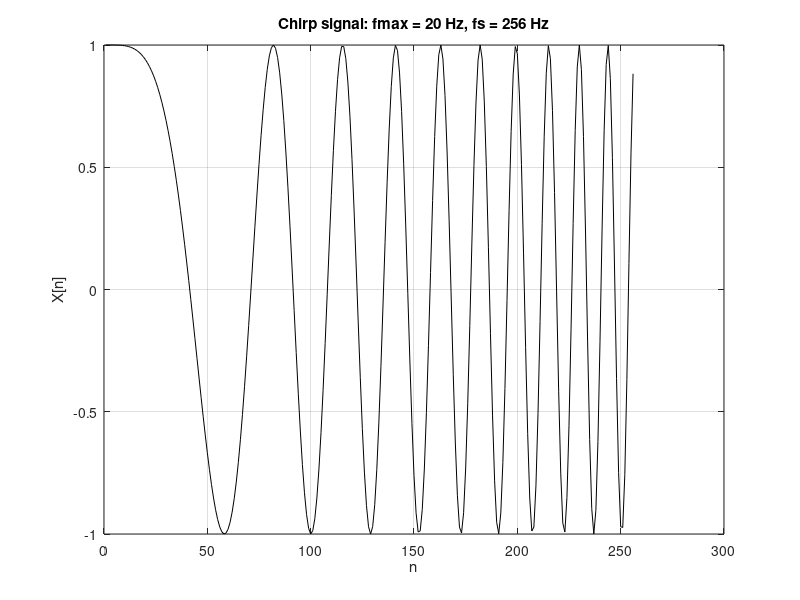

Write MATLAB code to recreate this figure.
% CHIRP Signal
% -----------------------------------------------
clear all; close all;
% generovani universalniho vektoru
  N    = 256;  % pocet prvku
  fs   = 256;  % vzorkovaci kmitocet v Hz
  fmax = 20;  % maximalni kmitocet v Hz
  Amax = 1;   % amplituda signalu
  A2   = 0.5; % amplituda signalu
% casovy vektor s N prvky  
  t    = linspace(0, (N-1)*(1/fs), N);
% generovani signalu s linearne rostoucim kmitoctem
  kosinus = chirp(t,0,1,20);
%vykresleni
figure(1)  
  stem(1:N,kosinus(1:N), 'k'); % diskretni forma
  plot(1:N,kosinus(1:N), 'k'); % spojita forma
  xlabel('n')
  ylabel('X[n]')
  title(['Chirp signal: fmax = ',num2str(fmax),' Hz, fs = ',num2str(fs),' Hz'])
  grid on;